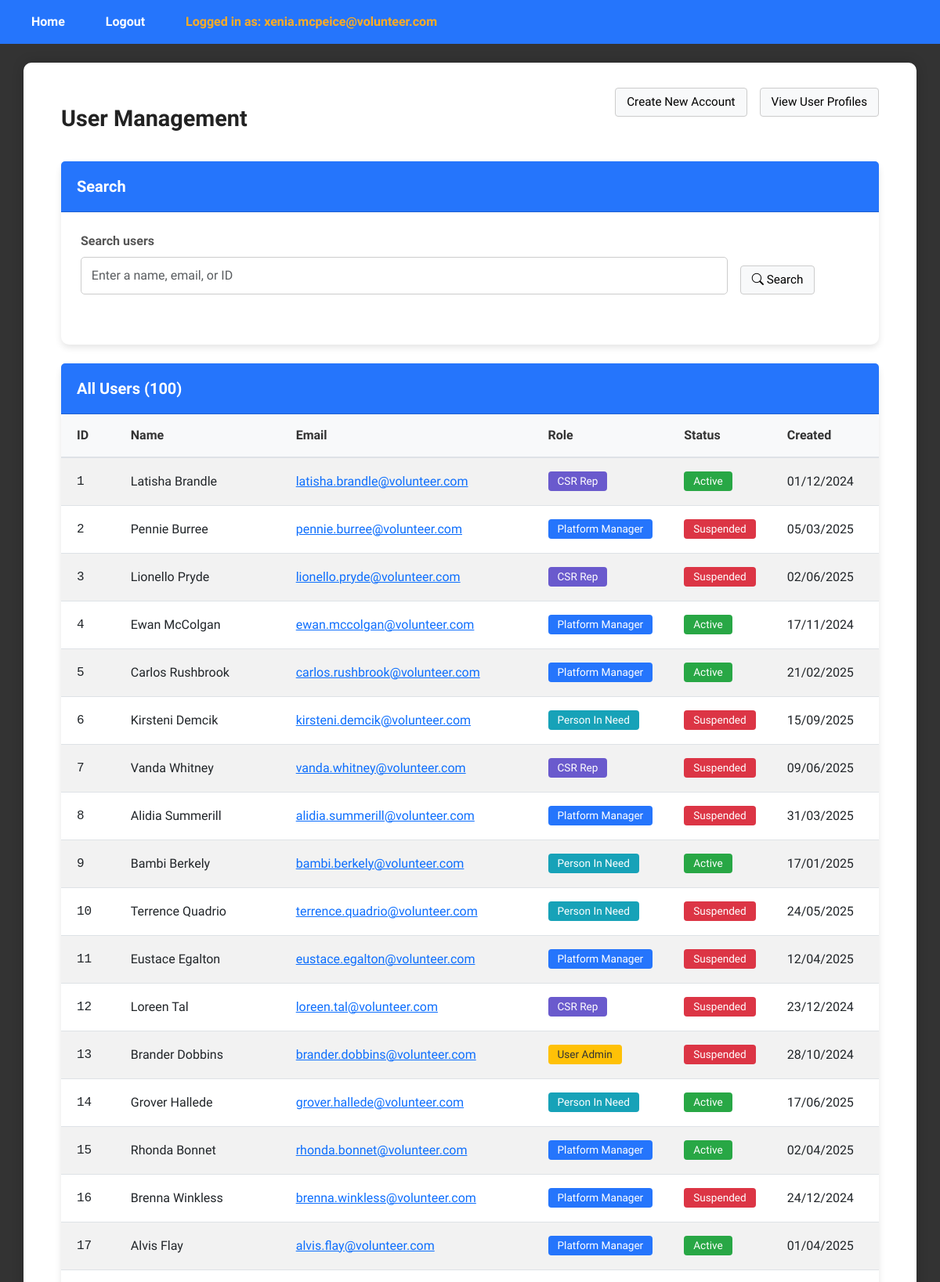
Page /ViewUserAccountPage (signed in, upper part) on the committed database.
### tables this page shows
CREATE TABLE user (
	user_id INTEGER PRIMARY KEY AUTOINCREMENT,
	role_id INT,
	first_name VARCHAR(50),
	last_name VARCHAR(50),
	email VARCHAR(50) UNIQUE,
	password TEXT,
	address VARCHAR(50),
	phone INT,
	is_active boolean,
	created_at DATE,
	FOREIGN KEY (role_id) REFERENCES userprofile(role_id)
);

### app.py (the view)
@app.route("/ViewUserAccountPage", methods=["GET"])
def viewUserAccountPage():
    if 'email' not in session:
        return redirect(url_for('login'))
    if session['role_id'] != 1 and 'email' in session:
        return redirect(url_for('login'))
    user_keyword = (request.args.get('user_keyword') or "").strip()   # ← read the search text
    view_controller = ViewUserAccController()
    search_controller = SearchUserAccController()
    if not user_keyword:
        all_users = view_controller.viewUser()
    else:
        all_users = search_controller.searchUser(user_keyword)
    return render_template("useradmin/ViewUserAccountPage.html", users=all_users, user_keyword=user_keyword)

### controllers/useradmin/ViewUserAccController.py (called while the page is built)
    def viewUser(self):
        return self.user_account.viewUser()

### database/database_management.py (called while the page is built)
def dbConnection():
    return sqlite3.connect("database/volunteer_system.db")

### entities/UserAccount.py (called while the page is built)
    def viewUser(self):
        conn = database_management.dbConnection()
        conn.row_factory = sqlite3.Row
        cursor = conn.cursor()
        cursor.execute("SELECT * FROM user")
        rows = cursor.fetchall()
        conn.close()
        return [UserAccount(**dict(row)) for row in rows] if rows else []

### templates/useradmin/ViewUserAccountPage.html (shortened to what this page needs)
{% extends "layout.html" %}
{% block content %}
<div class="dashboard-wrapper">
  <div class="dashboard-container">
    <div class="d-flex justify-content-between align-items-center mb-3">
      <h1 class="m-0">User Management</h1>
      <div class="d-flex gap-2 align-items-center mb-3">
        <div class="d-flex align-items-center gap-3" style="margin-bottom: 25px;">
          <a href="{{ url_for('createUserAccountPage') }}" class="plain-btn">Create New Account</a>
          <a href="{{ url_for('viewProfilePage', user_id=session.get('user_id')) }}" class="plain-btn">
            View User Profiles
          </a>
        </div>
      </div>
    </div>
    </div>
  <form class="card mb-4" method="get" action="{{ url_for('viewUserAccountPage') }}">
  <div class="card-header">
    <h5 class="m-0">Search</h5>
  </div>
  <div class="card-body row g-3">
    <div class="col-md-10">
      <label class="form-label">Search users</label>
      <input id="userKeywordInput" name="user_keyword" value="{{ request.args.get('user_keyword','') }}" type="text" class="form-control" placeholder="Enter a name, email, or ID">
    </div>
    <div class="col-md-2 d-flex align-items-end">
      <button class="plain-btn" type="submit"><i class="bi bi-search"></i> Search</button>
    </div>
  </div>
</form>
    {% if not users %}
      <div class="alert alert-warning text-center mt-5" role="alert">
        No users found matching your search.
      </div>
    {% else %}
    <div class="card">
      <div class="card-header d-flex justify-content-between align-items-center">
        <h5 class="m-0">All Users ({{ users|length }})</h5>
      </div>
      <div class="card-body p-0">
        <div class="table-responsive">
          <table class="table table-striped table-hover m-0 align-middle">
            <thead class="table-light">
              <tr>
                <th style="width: 80px;">ID</th>
                <th>Name</th>
                <th>Email</th>
                <th style="width: 160px;">Role</th>
                <th style="width: 120px;">Status</th>
                <th style="width: 160px;">Created</th>
                <th style="width: 100px;">Actions</th>
              </tr>
            </thead>
            <tbody>
              {% for user in users %}
              <tr>
                <td class="text-monospace">{{ user.user_id }}</td>
                <td>{{ user.first_name }} {{ user.last_name }}</td>
                <td><a href="mailto:{{ user.email }}">{{ user.email }}</a></td>
                <td>
                  {% if user.role_id == 1 %}
                    <span class="badge bg-user-admin">User Admin</span>
                  {% elif user.role_id == 2 %}
                    <span class="badge bg-platform-manager">Platform Manager</span>
                  {% elif user.role_id == 3 %}
                    <span class="badge bg-pin">Person In Need</span>
                  {% elif user.role_id == 4 %}
                    <span class="badge bg-csr-rep">CSR Rep</span>
                  {% endif %}
                </td>
                <td>
                  {% if user.is_active == 1 %}
                    <span class="badge bg-active">Active</span>
                  {% else %}
                    <span class="badge bg-suspended">Suspended</span>
                  {% endif %}
                </td>
                <td>{{ user.created_at }}</td>
                <td>
                </td>
              </tr>
              {% endfor %}
            </tbody>
          </table>
        </div>
      </div>
    </div>
    {% endif %}
  </div>
{% endblock %}

### templates/layout.html (shortened to what this page needs)
<!DOCTYPE html>
<html lang="en">
  <head>
    <link href="https://cdn.jsdelivr.net/npm/bootstrap@5.3.0/dist/css/bootstrap.min.css" rel="stylesheet">
    <link rel="stylesheet" href="{{ url_for('static', filename='css/styles.css') }}">
    <link rel="stylesheet" href="https://cdn.jsdelivr.net/npm/bootstrap-icons@1.11.3/font/bootstrap-icons.min.css">
  </head>
  <body {% if request.endpoint == 'login' %}class="login-page"{% endif %}>
    {% if session.email %}
    <header>
      <nav>
        <ul>
          <li>
            {% if session.role_id == 1 %}
            <a href="{{url_for('viewUserAccountPage')}}">Home</a>
            {% elif session.role_id == 2 %}
            <a href="{{url_for('viewVolunteerCategoryPage')}}">Home</a>
            {% elif session.role_id == 3 %}
            <a href="{{url_for('viewRequestPage')}}">Home</a>
            {% elif session.role_id == 4 %}
            <a href="{{url_for('viewOpportunitiesPage')}}">Home</a>
            {% else %}
            <a href="{{url_for('login')}}">Home</a>
            {% endif %}
          </li>
        </ul>
      </nav>
      <nav>
        <ul>
          <li><a href="{{url_for('logout')}}">Logout</a></li>
        </ul>
      </nav>
      <nav>
        <ul>
          <li><a href="#" style="pointer-events: none; color: #fcac25;">Logged in as: {{ session.email }}</a></li>
        </ul>
      </nav>
    </header>
    {% endif %}
    <main class="container">
      {% block content %}
      {% endblock %}
    </main>
  </body>
</html>

### static/css/styles.css (style rules this page uses)
body { font-family: "Stack Sans Headline", system-ui, 'Trebuchet MS', "Segoe UI", Geneva, Verdana, sans-serif; background: #333; color: #333; margin: 0; padding: 0; min-height: 100vh; }
header { width: 100%; background-color: #2575fc; padding: 1rem 2rem; box-sizing: border-box; display: block; overflow: hidden; position: fixed; top: 0; left: 0; z-index: 1000; }
header nav { display: inline-block; margin-right: 2rem; }
header nav ul { list-style: none; padding: 0; margin: 0; display: flex; gap: 1.5rem; align-items: center; }
header nav ul li { margin: 0; padding: 0; }
header nav ul li a { color: white; text-decoration: none; font-weight: 600; padding: 0.25rem 0.5rem; }
.container:not(.dashboard):not(.flash-container) { background: #fff; padding: 2rem 3rem; border-radius: 10px; box-shadow: 0 0 15px rgba(0,0,0,0.2); max-width: 1400px; width: 95%; margin: 0 auto; }
main.container:not(.dashboard):not(.flash-container) { margin-top: 80px; display: block; }
h1 { text-align: center; margin-bottom: 1.5rem; color: #222; font-weight: 700; font-size: 1.8rem; }
form div { margin-bottom: 1.2rem; }
label { display: block; margin-bottom: 0.4rem; font-weight: 600; color: #555; }
input[type="email"], input[type="password"], input[type="text"] { width: 100%; padding: 0.7rem 0.8rem; border-radius: 5px; border: 1.5px solid #ccc; font-size: 1rem; transition: border-color 0.3s ease; box-sizing: border-box; }
.card { box-shadow: 0 4px 8px rgba(0,0,0,0.1); border-radius: 10px; border: none; margin-bottom: 30px; background: #fff; }
.card-header { background-color: #2575fc; color: white; padding: 20px; border-radius: 10px 10px 0 0; font-size: 1.2rem; }
.card-header h5 { margin: 0; font-weight: 600; }
.card-body { padding: 25px; }
.table-responsive { border-radius: 8px; overflow-x: auto; }
.table { margin-bottom: 0; width: 100%; border-collapse: collapse; table-layout: auto; }
.table thead th { padding: 15px 20px; font-weight: 600; border-bottom: 2px solid #dee2e6; white-space: nowrap; background-color: #f8f9fa; color: #333; text-align: left; }
.table tbody td { padding: 15px 20px; vertical-align: middle; border-bottom: 1px solid #dee2e6; white-space: nowrap; }
.table-striped tbody tr:nth-of-type(odd) { background-color: rgba(0,0,0,0.02); }
.table th, .table td { min-width: 100px; }
.table th:first-child, .table td:first-child { min-width: 30px; }
.table th:nth-child(2), .table td:nth-child(2) { min-width: 180px; }
.table th:nth-child(3), .table td:nth-child(3) { min-width: 250px; }
.badge { font-size: 0.85em; padding: 6px 12px; font-weight: 500; border-radius: 4px; display: inline-block; }
.badge.bg-user-admin { background-color: #ffc107; color: #333; }
.badge.bg-platform-manager { background-color: #2575fc; color: white; }
.badge.bg-pin { background-color: #17a2b8; color: white; }
.badge.bg-csr-rep { background-color: slateblue; color: white; }
.badge.bg-active { background-color: #28a745; color: white; }
.badge.bg-suspended { background-color: #dc3545; color: white; }
.plain-btn { background-color: #f8f9fa; border: 1px solid #ccc; color: #000; padding: 6px 14px; border-radius: 4px; font-size: 0.95rem; font-weight: 500; cursor: pointer; text-decoration: none; display: inline-block; transition: background-color 0.2s ease, border-color 0.2s ease; }

### templates/useradmin/ViewUserAccountPage.html (style rules this page uses)
.bg-user-admin { background:#4c6ef5 }
.bg-platform-manager { background:#2fb344 }
.bg-pin { background:#f59f00 }
.bg-csr-rep { background:#d6336c }
.bg-active { background:#198754 }
.bg-suspended { background:#6c757d }
.text-monospace { font-family: ui-monospace, SFMono-Regular, Menlo, Monaco, Consolas, "Liberation Mono", "Courier New", monospace }

### rows in the picture
user: email "xenia.mcpeice@volunteer.com"
user: user_id "1", first_name "Latisha", last_name "Brandle", email "latisha.brandle@volunteer.com", shows "CSR Rep", is_active "Active", created_at "01/12/2024"
user: user_id "2", first_name "Pennie", last_name "Burree", email "pennie.burree@volunteer.com", shows "Platform Manager", is_active "Suspended", created_at "05/03/2025"
user: user_id "3", first_name "Lionello", last_name "Pryde", email "lionello.pryde@volunteer.com", shows "CSR Rep", is_active "Suspended", created_at "02/06/2025"
user: user_id "4", first_name "Ewan", last_name "McColgan", email "ewan.mccolgan@volunteer.com", shows "Platform Manager", is_active "Active", created_at "17/11/2024"
user: user_id "5", first_name "Carlos", last_name "Rushbrook", email "carlos.rushbrook@volunteer.com", shows "Platform Manager", is_active "Active", created_at "21/02/2025"
user: user_id "6", first_name "Kirsteni", last_name "Demcik", email "kirsteni.demcik@volunteer.com", shows "Person In Need", is_active "Suspended", created_at "15/09/2025"
user: user_id "7", first_name "Vanda", last_name "Whitney", email "vanda.whitney@volunteer.com", shows "CSR Rep", is_active "Suspended", created_at "09/06/2025"
user: user_id "8", first_name "Alidia", last_name "Summerill", email "alidia.summerill@volunteer.com", shows "Platform Manager", is_active "Suspended", created_at "31/03/2025"
user: user_id "9", first_name "Bambi", last_name "Berkely", email "bambi.berkely@volunteer.com", shows "Person In Need", is_active "Active", created_at "17/01/2025"
user: user_id "10", first_name "Terrence", last_name "Quadrio", email "terrence.quadrio@volunteer.com", shows "Person In Need", is_active "Suspended", created_at "24/05/2025"
user: user_id "11", first_name "Eustace", last_name "Egalton", email "eustace.egalton@volunteer.com", shows "Platform Manager", is_active "Suspended", created_at "12/04/2025"
user: user_id "12", first_name "Loreen", last_name "Tal", email "loreen.tal@volunteer.com", shows "CSR Rep", is_active "Suspended", created_at "23/12/2024"
user: user_id "13", first_name "Brander", last_name "Dobbins", email "brander.dobbins@volunteer.com", shows "User Admin", is_active "Suspended", created_at "28/10/2024"
user: user_id "14", first_name "Grover", last_name "Hallede", email "grover.hallede@volunteer.com", shows "Person In Need", is_active "Active", created_at "17/06/2025"
user: user_id "15", first_name "Rhonda", last_name "Bonnet", email "rhonda.bonnet@volunteer.com", shows "Platform Manager", is_active "Active", created_at "02/04/2025"
user: user_id "16", first_name "Brenna", last_name "Winkless", email "brenna.winkless@volunteer.com", shows "Platform Manager", is_active "Suspended", created_at "24/12/2024"
user: user_id "17", first_name "Alvis", last_name "Flay", email "alvis.flay@volunteer.com", shows "Platform Manager", is_active "Active", created_at "01/04/2025"

### other values in the picture
{{ users|length }} "100"
